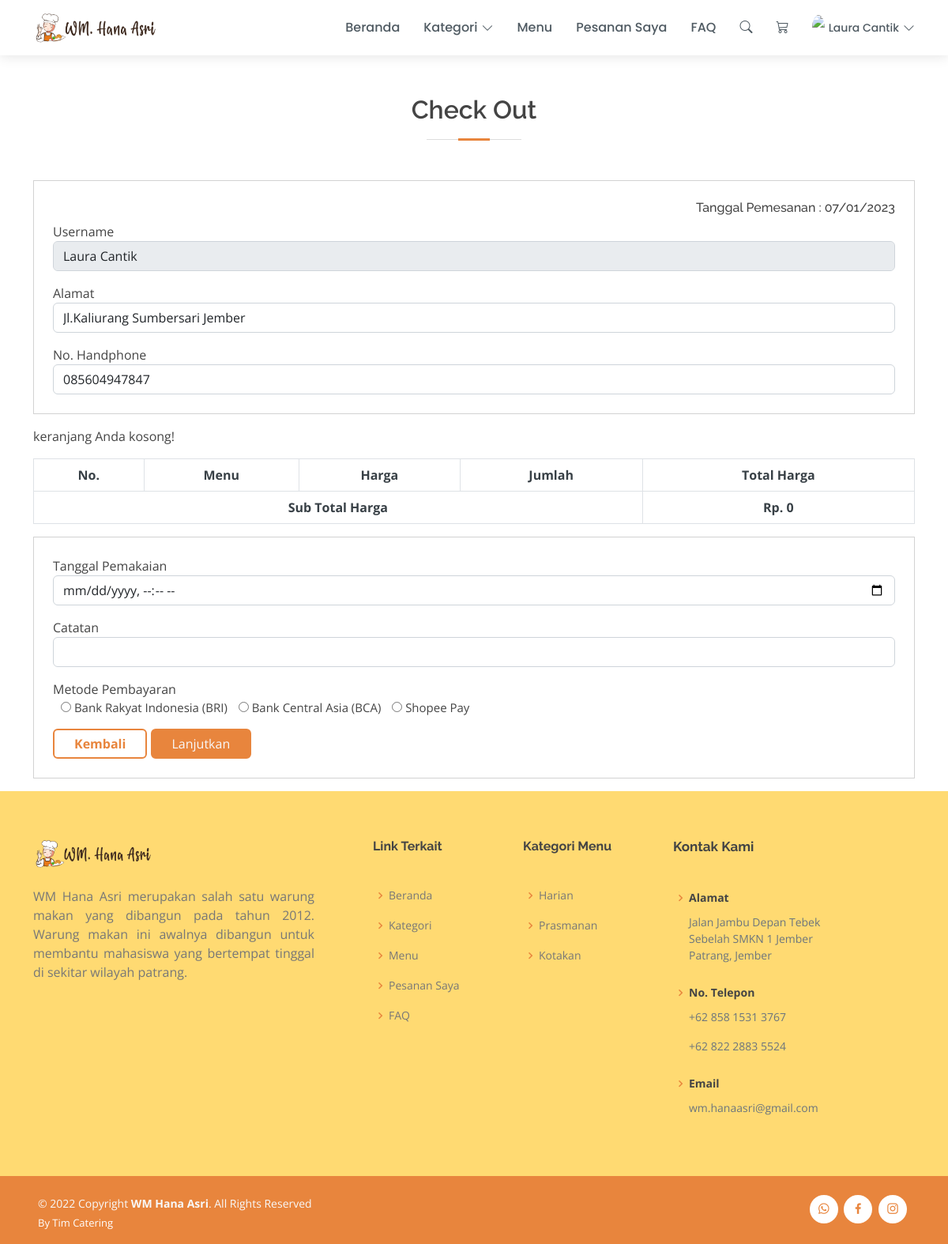
Page /checkout.php (signed in) on the earlier database version.
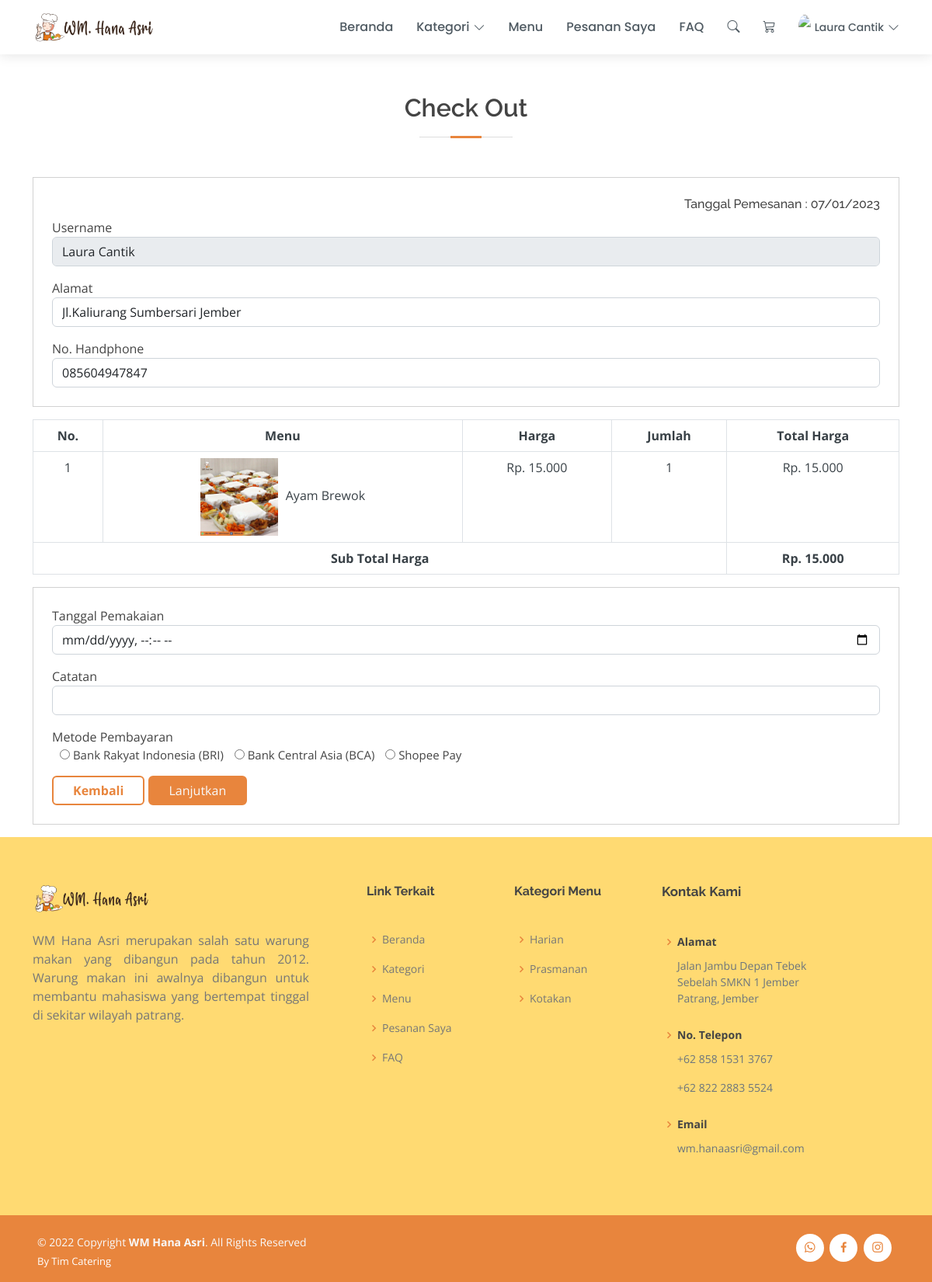
Same page on the later database version.
### tables this page shows
CREATE TABLE `pembayaran` (
  `id_pembayaran` int(11) NOT NULL,
  `metode_pembayaran` varchar(100) NOT NULL,
  `no_rek` varchar(20) NOT NULL
);

CREATE TABLE `keranjang` (
  `id_keranjang` int(11) NOT NULL,
  `id_user` int(11) NOT NULL,
  `id_menu` int(11) NOT NULL,
  `nama_menu` varchar(50) NOT NULL,
  `qty` varchar(10) NOT NULL,
  `total_harga` varchar(50) NOT NULL,
  `gambar` varchar(255) NOT NULL
);

### function/rupiah.php (called while the page is built)
<?php
function rupiah($angka){
	$hasil_rupiah = "Rp. " . number_format($angka,0,',','.');
	return $hasil_rupiah;
}
?>

### checkout.php (the view, shortened to what the changed rows need)
<?php
include 'header.php';
?>
<main class="mt-5 pt-4">
  <div class="container wow fadeIn">
    <div class="section-title">
      <br><br>
      <h2>Check Out</h2>
    </div>
    <form action="checkout.php" method="POST">
      <div>
        <div class="card-body">
          <div class="table-responsive">
            <table class="table table-bordered" id="dataTable" width="100%" cellspacing="0">
              <thead>
                <tr>
                  <th class="text-center" style="color: #384046;">No.</th>
                  <th class="text-center" style="color: #384046;">Menu</th>
                  <th class="text-center" style="color: #384046;">Harga</th>
                  <th class="text-center" style="color: #384046;">Jumlah</th>
                  <th class="text-center" style="color: #384046;">Total Harga</th>
                </tr>
              </thead>
              <tbody>
                <?php
                $grand_total = 0;
                $select_cart = mysqli_query($koneksi,"SELECT * FROM keranjang WHERE id_user = '$idUser'");
                if(mysqli_num_rows($select_cart) > 0){
                  while($fetch_cart = mysqli_fetch_array($select_cart)){
                   $grand_total += ($fetch_cart['total_harga'] * $fetch_cart['qty']);
                   ?>
                   <tr>
                     <td class="text-center" style="color: #384046;">1</td>
                     <td class="text-center" style="color: #384046;"><img src="assets/img/menu/<?php echo $fetch_cart['gambar']; ?>" width="100px"><span style="margin-left: 10px;"><?php echo $fetch_cart['nama_menu']; ?></span></td>
                     <td class="text-center" style="color: #384046;"><?php echo rupiah($fetch_cart['total_harga']); ?></td>
                     <td class="text-center" style="color: #384046;"><?php echo $fetch_cart['qty']; ?></td>
                     <td class="text-center" style="color: #384046;"><?php echo rupiah($sub_total = ($fetch_cart['total_harga'] * $fetch_cart['qty'])); ?></td>
                   </tr>
                   <?php
                 }
               }else{
                echo '<p class="empty">keranjang Anda kosong!</p>';
              }
              ?>
            </tbody>
            <tfoot>
              <tr>
                <th colspan="4" class="text-center" style="color: #384046;">Sub Total Harga</th>
                <th class="text-center" style="color: #384046;"><?php echo rupiah($grand_total); ?></th>
              </tr>
            </tfoot>
          </table>
        </div>
      </div>
    </div>
    <div class="card mb-3" style="border-radius: 0;">
      <div>
        <div class="m-4">
          <div class="form-group pb-3">
            <label for="txt_bayar">Metode Pembayaran</label>
            <div style="font-size:15px;">
              <?php
              $pembayaran = mysqli_query($koneksi,"SELECT * FROM pembayaran");
              while($p = mysqli_fetch_array($pembayaran)){
                ?>
                <input type="radio" name="txt_bayar" value="<?php echo $p['id_pembayaran']; ?>" style="margin-left: 10px;" required>&nbsp;<?php echo $p['metode_pembayaran']; ?>
                <?php
              }
              ?>
            </div>
          </div>
        </div>
      </div>
    </form>
  </div>
</main>
<?php
include 'footer.php';
?>

Differences in the rows shown:
added keranjang: gambar (picture), nama_menu "Ayam Brewok", total_harga "Rp. 15.000", qty "1", rupiah($sub_total = ($fetch_cart['total_harga'] * $fetch_cart['qty'])) "Rp. 15.000"
Other differences:
rupiah($grand_total): "Rp. 0" → "Rp. 15.000"
text no longer shown: "keranjang Anda kosong!"
